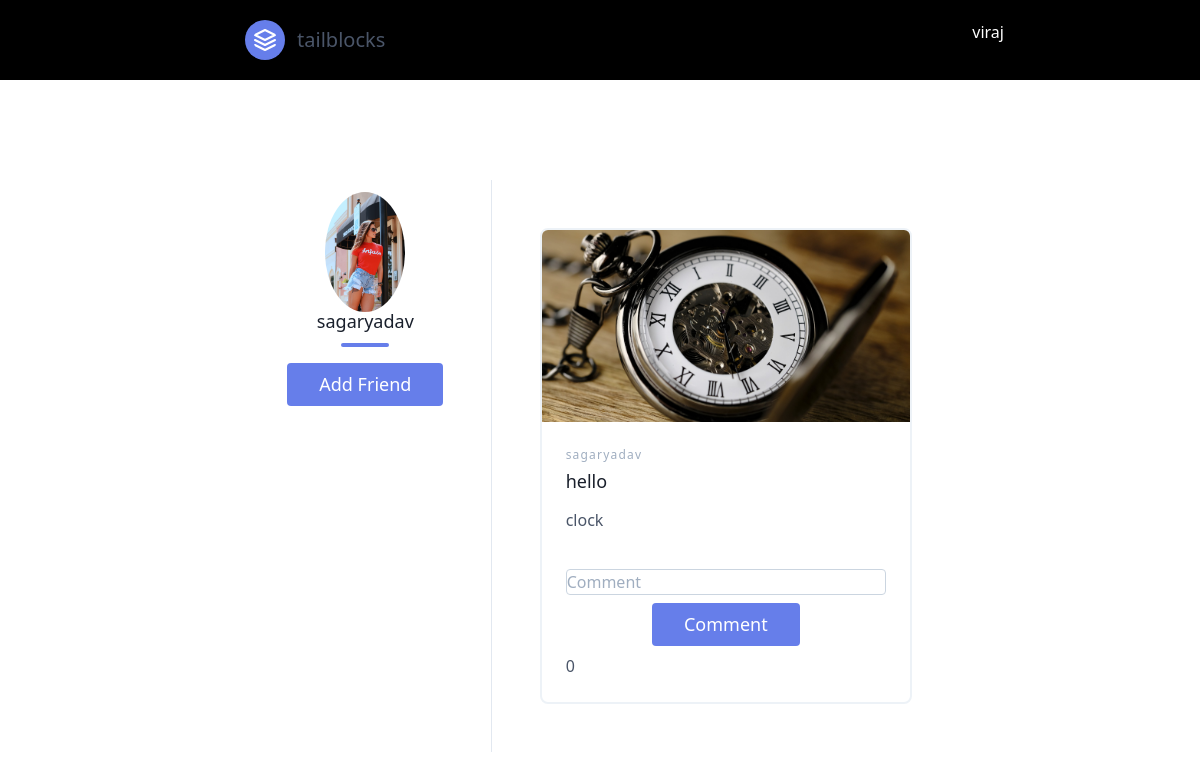
The app's page /insta/home/1/ (signed in) with its own data.
### insta/models.py (models this page shows, shortened)
class Profile(models.Model):
    profile_pic = models.ImageField(upload_to='media/profile_pic/',blank=True,null=True,default='nopic/slide3.jpg')
    user = models.OneToOneField(User, on_delete=models.CASCADE)
    address = models.CharField(max_length=200,blank=True,null=True)
    phone_no = models.CharField(validators=[RegexValidator("^0?[5-9]{1}\d{9}$")], max_length=15, null=True, blank=True)
    def __str__(self):
        return self.user.username
    def get_add_frind_url(self):
        return reverse('facebook:frnd_add', kwargs={'pk': self.id})

class User_Post(models.Model):
    pic = models.ImageField(upload_to='post/')
    subject = models.CharField(max_length=200)
    msg = models.TextField(null=True, blank=True)
    cr_date = models.DateTimeField(auto_now_add=True)
    uploaded_by = models.ForeignKey(Profile,on_delete=models.CASCADE, null=True, blank=True)

### insta/views.py (the view, shortened to what this page needs)
# urls.py: path('home/<int:pk>/', views.profile_detail,name='profile_detail'),
@login_required
def profile_detail(request,pk):
    profile_D = get_object_or_404(Profile,id=pk)
    userId = profile_D.user
    user=request.user.username
    post_D = User_Post.objects.filter(uploaded_by__user=userId)
    add_frnds =AddFriend_form()
    check_frnds = AddFriend.objects.filter(add_by__user__username=userId,send_rqst=True,confirmn=False)
    parm= {
        'profile_D':profile_D,
        'post':post_D,
        'add_frnds':add_frnds,
        'check_frnds':check_frnds,
           }
    return render(request,'insta/profile_detail.html',parm)

### insta/forms.py
class AddFriend_form(forms.ModelForm):
    class Meta:
        model =AddFriend
        fields= ['add_by','add','confirmn']

### templates/insta/profile_detail.html (shortened to what this page needs)
 {% extends 'base.html'%}
  {% block contect %}
  <section class="text-gray-700 body-font">
  <div class="container px-5 py-24 mx-auto flex flex-col">
    <div class="lg:w-4/6 mx-auto">
      <div class="flex flex-col sm:flex-row mt-1">
        <div class="sm:w-1/3 text-center sm:pr-8 sm:py-8">
          <div class="w-20 h-20 rounded-full inline-flex items-center justify-center bg-gray-200 text-gray-400">
            <svg fill="none" stroke="currentColor" stroke-linecap="round" stroke-linejoin="round" stroke-width="2" class="w-15 h-10" viewBox="0 0 24 24">
          {% if profile_D.profile_pic %}
          <img src="{{profile_D.profile_pic.url}}" style="border-radius: 50%">
          {% else %}
          {% endif %}
                    <circle cx="12" cy="7" r="4"></circle>
            </svg>
          </div>
          <div class="flex flex-col items-center text-center justify-center">
            <h2 class="font-medium title-font mt-4 text-gray-900 text-lg">{{profile_D.user}}</h2>
            <div class="w-12 h-1 bg-indigo-500 rounded mt-2 mb-4"></div>
               {% if check_frnds %}
               <a href="{{profile_D.get_add_frind_unfrnds_url}}" class="flex mx-auto text-white bg-indigo-500 border-0 py-2 px-8 focus:outline-none hover:bg-indigo-600 rounded text-lg" >unfrnd</a>
             {% else %}
                   <a href="{{ profile_D.get_add_frind_url }}" class="flex mx-auto text-white bg-indigo-500 border-0 py-2 px-8 focus:outline-none hover:bg-indigo-600 rounded text-lg">Add Friend </a>
                 {% endif %}
          </div>
        </div>
        <div class="sm:w-2/3 sm:pl-8 sm:py-8 sm:border-l border-gray-300 sm:border-t-0 border-t mt-4 pt-4 sm:mt-0 text-center sm:text-left">
        	{% for posts in post  %}
          <div class="p-4 md:w-full">
          	<a href="{% url 'facebook:post_User_Post_commt' posts.id %}">
        <div class="h-full border-2 border-gray-200 rounded-lg overflow-hidden">
          <img class="lg:h-48 md:h-36 w-full object-cover object-center" src="{{ posts.pic.url }}" alt="blog">
      </a>
          <div class="p-6">
            <h2 class="tracking-widest text-xs title-font font-medium text-gray-500 mb-1">{{posts.uploaded_by}}</h2>
            <h1 class="title-font text-lg font-medium text-gray-900 mb-3"> {{ posts.msg }}</h1>
            <p class="leading-relaxed mb-3"> {{ posts.subject }}</p>
            <form method="POST">
           <input type="text" name="post" value="{{posts.id}}" hidden><br>
       <input type="text" name="you_msg" class="bg-white rounded border border-gray-400 focus:outline-none focus:border-indigo-500 text-base w-full h-25"  placeholder="Comment" >
               <div class="p-2 w-full">
          <button class="flex mx-auto text-white bg-indigo-500 border-0 py-2 px-8 focus:outline-none hover:bg-indigo-600 rounded text-lg" type="submit">Comment</button>
        </div>
    </form>
        {{commment_count|length }}
          </div>
        </div>
    </div>
    {% endfor%}
        </div>
      </div>
    </div>
</section>
{%endblock%} -->

### templates/base.html (shortened to what this page needs)
<!DOCTYPE html>
<html>
<head>
  {% load static %}
      <link rel="stylesheet" type="text/css" href="{% static 'style.css' %}">
  <link href="https://unpkg.com/tailwindcss@^1.0/dist/tailwind.min.css" rel="stylesheet">
</head>
<body>
  <header class="text-gray-700 body-font bg-black">
  <div class="container flex flex-wrap p-5 flex-col md:flex-row items-center ">
    <a class="flex mr-auto ml-auto order-first lg:order-none lg:w-1/5 title-font font-medium items-center text-white-900 lg:items-center lg:justify-center mb-4 md:mb-0" href="{% url 'facebook:home' %}">
      <svg xmlns="http://www.w3.org/2000/svg" fill="none" stroke="currentColor" stroke-linecap="round" stroke-linejoin="round" stroke-width="2" class="w-10 h-10 text-white p-2 bg-indigo-500 rounded-full" viewBox="0 0 24 24" >
        <path d="M12 2L2 7l10 5 10-5-10-5zM2 17l10 5 10-5M2 12l10 5 10-5"></path>
      </svg>
      <span class="ml-3 text-xl">tailblocks</span>
    </a>
     <div class="lg:w-2/5 inline-flex lg:justify-end ml-5 lg:ml-0">
        <svg fill="none" stroke="currentColor" stroke-linecap="round" stroke-linejoin="round" stroke-width="2" class="w-15 h-10" viewBox="0 0 24 24">
            <h1 style="color: white"><a href="{% url 'facebook:profile_detail_user' request.user %}">{{request.user.username}}</a></h1>
              <circle cx="12" cy="7" r="4"></circle>
            </svg>
    </div>
  </div>
</header>
   {%block contect %}
    {%endblock %}

### records on screen
Profile: profile_pic (picture), user "sagaryadav"
User_Post: pic (picture), uploaded_by "sagaryadav", msg "hello", subject "clock", commment_count "0"

### other values on screen
{{ request.user.username }} "viraj"
